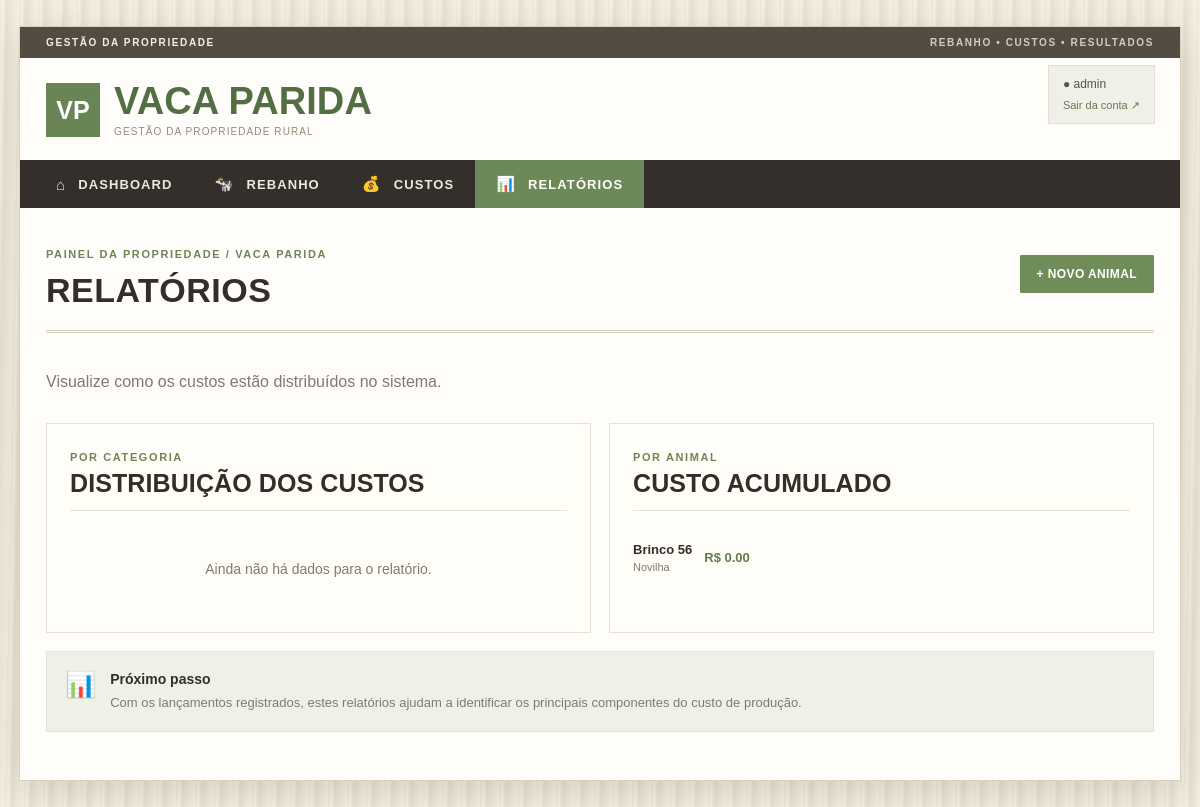
Page /relatorios (signed in) on the committed database.
### tables this page shows
CREATE TABLE animais (
            id INTEGER PRIMARY KEY AUTOINCREMENT,
            brinco TEXT NOT NULL,
            tipo TEXT NOT NULL,
            raca TEXT,
            sexo TEXT,
            nascimento TEXT,
            peso REAL DEFAULT 0,
            observacoes TEXT
        , usuario_id INTEGER REFERENCES usuarios(id));

### app.py (the view)
@app.route("/relatorios")
@login_required
def relatorios():
    conn = get_db()
    por_categoria = conn.execute("""
        SELECT categoria, SUM(valor) AS total
        FROM custos
        WHERE usuario_id=?
        GROUP BY categoria
        ORDER BY total DESC
    """, (session["usuario_id"],)).fetchall()
    por_animal = conn.execute("""
        SELECT
            a.brinco,
            a.tipo,
            COALESCE(SUM(c.valor), 0) AS total
        FROM animais a
        LEFT JOIN custos c ON c.animal_id = a.id AND c.usuario_id = a.usuario_id
        WHERE a.usuario_id=?
        GROUP BY a.id
        ORDER BY total DESC
    """, (session["usuario_id"],)).fetchall()
    conn.close()
    return render_template(
        "relatorios.html",
        por_categoria=por_categoria,
        por_animal=por_animal
    )

### app.py (called while the page is built)
def get_db():
    conn = sqlite3.connect(DB)
    conn.row_factory = sqlite3.Row
    return conn

def login_required(fn):
    @wraps(fn)
    def wrapper(*args, **kwargs):
        if not session.get("usuario_id"):
            return redirect(url_for("login"))
        return fn(*args, **kwargs)
    return wrapper

@app.before_request
def security_checks():
    if session.get("usuario_id"):
        with get_db() as conn:
            if not conn.execute("SELECT 1 FROM usuarios WHERE id=?", (session["usuario_id"],)).fetchone():
                session.clear()
                return redirect(url_for("login"))
    if request.method in ("POST", "PUT", "PATCH", "DELETE"):
        sent = request.form.get("csrf_token", "") or request.headers.get("X-CSRF-Token", "")
        expected = session.get("csrf_token", "")
        if not expected or not hmac.compare_digest(sent, expected):
            abort(400, "Token de segurança inválido. Atualize a página e tente novamente.")

@app.after_request
def security_headers(response):
    response.headers["X-Content-Type-Options"] = "nosniff"
    response.headers["X-Frame-Options"] = "DENY"
    response.headers["Referrer-Policy"] = "strict-origin-when-cross-origin"
    response.headers["Content-Security-Policy"] = "default-src 'self'; style-src 'self' https://fonts.googleapis.com; font-src 'self' https://fonts.gstatic.com; script-src 'self'; img-src 'self' data:; object-src 'none'; base-uri 'self'; frame-ancestors 'none'; form-action 'self'"
    response.headers["Cache-Control"] = "no-store"
    if os.environ.get("COOKIE_SECURE") == "1":
        response.headers["Strict-Transport-Security"] = "max-age=31536000; includeSubDomains"
    return response

### templates/relatorios.html (shortened to what this page needs)
{% extends "base.html" %}
{% block page_title %}Relatórios{% endblock %}
{% block content %}
<div class="page-intro"><p>Visualize como os custos estão distribuídos no sistema.</p></div>
<div class="two-columns">
    <section class="panel">
        <div class="panel-head"><div><span class="eyebrow">POR CATEGORIA</span><h3>Distribuição dos custos</h3></div></div>
        {% if por_categoria %}
        <div class="report-list">
            {% for item in por_categoria %}
            <div class="report-row">
                <div><strong>{{ item.categoria }}</strong><span>Participação no total</span></div>
                <strong class="money">R$ {{ "%.2f"|format(item.total) }}</strong>
            </div>
            {% endfor %}
        </div>
        {% else %}<div class="empty">Ainda não há dados para o relatório.</div>{% endif %}
    </section>
    <section class="panel">
        <div class="panel-head"><div><span class="eyebrow">POR ANIMAL</span><h3>Custo acumulado</h3></div></div>
        {% if por_animal %}
        <div class="report-list">
            {% for item in por_animal %}
            <div class="report-row">
                <div><strong>Brinco {{ item.brinco }}</strong><span>{{ item.tipo }}</span></div>
                <strong class="money">R$ {{ "%.2f"|format(item.total) }}</strong>
            </div>
            {% endfor %}
        </div>
        {% else %}<div class="empty">Cadastre animais e custos para gerar o relatório.</div>{% endif %}
    </section>
</div>
<section class="info-banner">
    <div class="info-icon">📊</div>
    <div><strong>Próximo passo</strong><p>Com os lançamentos registrados, estes relatórios ajudam a identificar os principais componentes do custo de produção.</p></div>
</section>
{% endblock %}

### static/style.css (style rules this page uses)
:root { --bg:#f5f7f3;--surface:#fff;--text:#17231b;--muted:#6d786f; --primary:#2f6b43;--primary-dark:#245435;--soft:#e9f1ea; --border:#e2e8e2;--danger:#b54747;--shadow:0 10px 30px rgba(29,55,35,.07); }
* { box-sizing:border-box }
body { margin:0;background:var(--bg);color:var(--text);font-family:Inter,Arial,sans-serif }
.eyebrow { font-size:11px;letter-spacing:1.3px;font-weight:800;color:#7b887e }
.two-columns { display:grid;grid-template-columns:1fr 1fr;gap:18px }
.panel { background:var(--surface);border:1px solid var(--border);border-radius:14px;padding:22px;box-shadow:var(--shadow);margin-bottom:18px }
.panel-head { display:flex;align-items:center;justify-content:space-between;gap:15px;margin-bottom:18px }
.panel-head h3 { margin:4px 0 0;font-size:18px }
.animal-list,.cost-list,.report-list { display:grid }
.animal-row,.cost-row,.report-row { display:flex;align-items:center;gap:12px;padding:13px 0;border-top:1px solid var(--border) }
.animal-row:first-child,.cost-row:first-child,.report-row:first-child { border-top:0 }
.animal-info strong,.cost-row strong,.report-row strong { display:block;font-size:13px }
.animal-info span,.cost-row span,.report-row span { display:block;color:var(--muted);font-size:11px;margin-top:4px }
.money { color:var(--primary)!important }
.empty { text-align:center;color:var(--muted);padding:32px 10px;font-size:14px }
.page-intro { display:flex;justify-content:space-between;align-items:center;margin-bottom:16px;color:var(--muted) }
.info-banner { display:flex;gap:14px;background:#eef4ef;border:1px solid #dce8de;padding:18px;border-radius:12px }
.info-icon { font-size:25px }
.info-banner strong { font-size:14px }
.info-banner p { margin:5px 0 0;color:var(--muted);font-size:13px;line-height:1.5 }
:root { --bg:#f4f1e9;--surface:#fffdf8;--text:#202b24;--muted:#7b8178;--primary:#2e5946;--primary-dark:#183e30;--soft:#e9ede3;--border:#e5e3d8;--shadow:0 8px 28px rgba(38,52,40,.045) }
body { font-family:'DM Sans',sans-serif;background:var(--bg) }
h1,h2,h3,.stat-card strong,.brand strong { font-family:Outfit,sans-serif;letter-spacing:-.035em }
.panel,.stat-card { border-radius:8px }
.eyebrow { color:#a78558 }
:root { --bg:#f4f0e6;--surface:#fffdf8;--text:#332e28;--muted:#807b70;--primary:#617c4b;--primary-dark:#455d35;--soft:#edf1e6;--border:#e6e0d4;--shadow:0 3px 15px #4e3e2512 }
body { font-family:'DM Sans',sans-serif;background:repeating-linear-gradient(91deg,#eee7d9 0px,#f7f1e6 3px,#e9e0d1 7px,#f2eadd 13px,#f6f0e5 19px);color:var(--text) }
h1,h2,h3,.brand strong,.stat-card strong { font-family:'Barlow Condensed',sans-serif;letter-spacing:.1px }
.eyebrow,.hero-kicker { color:#708557;letter-spacing:1.6px;font-size:11px;font-weight:800 }
.panel { border-radius:0;box-shadow:none;border:1px solid #e5e0d5;padding:23px }
.panel-head { border-bottom:1px solid #e4e0d4;padding-bottom:12px }
.panel-head h3 { font-size:25px;text-transform:uppercase }
.tip-card,.info-banner { border-radius:0;background:#eff1e7 }

### rows in the picture
animais: brinco "56", tipo "Novilha", total "0.00"

### other values in the picture
{{ session.usuario }} "admin"
